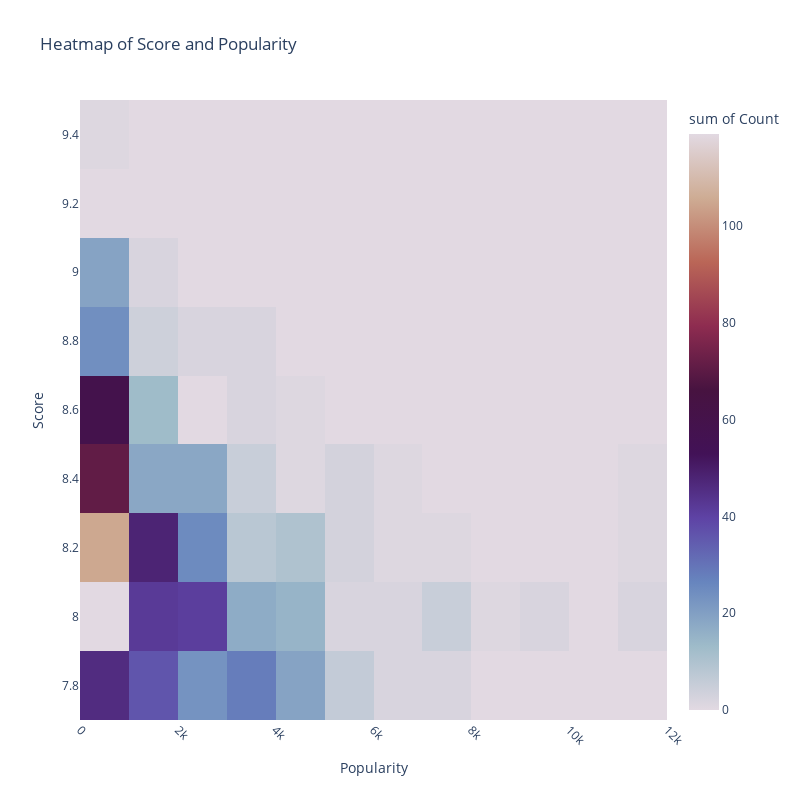

This figure's notebook cell:
### Markdown cell above
## Relationship Between Score and Popularity

### Code cell
heatmap_data = data.groupby(['Popularity', 'Score']).size().reset_index(name='Count')

# Create the heatmap using Plotly Express
fig = px.density_heatmap(heatmap_data,
                         x='Popularity',
                         y='Score',
                         z='Count',
                         title='Heatmap of Score and Popularity',
                         color_continuous_scale='Twilight',
                         width=800,
                         height=800)

# Rotate x-axis labels by 45 degrees
fig.update_xaxes(tickangle=45)

# Show the chart
fig.show()

### Figure 1 — Plotly figure (JSON) as saved in the notebook; plotly's stock layout.template omitted (floating-point values rounded to 4 significant figures; data arrays with more than 128 entries replaced by an {"elided": "..."} marker saying what was removed)
{"data": [{"coloraxis": "coloraxis", "histfunc": "sum", "hovertemplate": "Popularity=%{x}<br>Score=%{y}<br>sum of Count=%{z}<extra></extra>", "name": "", "type": "histogram2d", "x": {"elided": "859 int values"}, "xaxis": "x", "xbingroup": "x", "y": {"elided": "859 float values"}, "yaxis": "y", "ybingroup": "y", "z": {"elided": "859 int values"}}], "layout": {"coloraxis": {"colorbar": {"title": {"text": "sum of Count"}}, "colorscale": [[0, "#e2d9e2"], [0.1111, "#9ebbc9"], [0.2222, "#6785be"], [0.3333, "#5e43a5"], [0.4444, "#421257"], [0.5556, "#471340"], [0.6667, "#8e2c50"], [0.7778, "#ba6657"], [0.8889, "#ceac94"], [1, "#e2d9e2"]]}, "height": 800, "legend": {"tracegroupgap": 0}, "title": {"text": "Heatmap of Score and Popularity"}, "width": 800, "xaxis": {"anchor": "y", "autorange": true, "domain": [0, 1], "range": [-0.5, 12000.0], "tickangle": 45, "title": {"text": "Popularity"}, "type": "linear"}, "yaxis": {"anchor": "x", "autorange": true, "domain": [0, 1], "range": [7.7, 9.5], "title": {"text": "Score"}, "type": "linear"}}}
